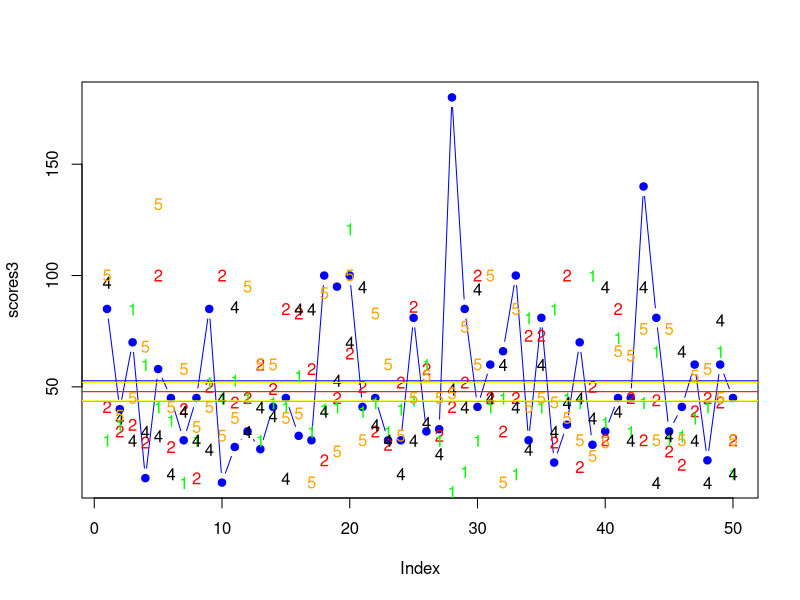
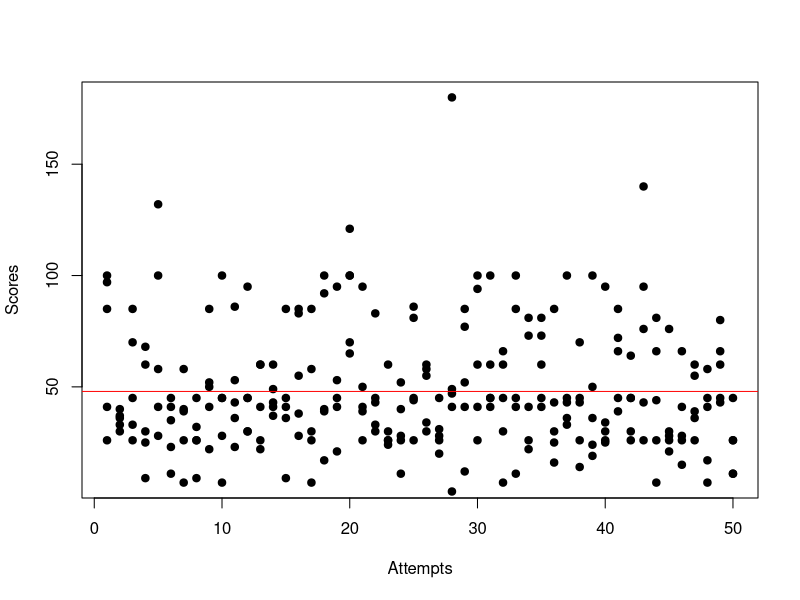

The R script that drew these images, in order:
#Scores1 28NOV16
scores1 <- c(26,33,85,60,41,35,7,26,52,45,53,45,26,43,41,55,30,40,41,121,39,43,30,40,44,60,26,3,12,26,41,45,11,81,41,85,45,43,100,34,72,30,43,66,26,28,36,41,66,11)
#Scores2 16JAN17
scores2 <- c(41,30,33,25,100,23,40,9,50,100,43,45,60,49,85,83,58,17,45,65,50,30,24,52,86,58,28,41,52,100,45,30,45,73,73,25,100,14,50,26,85,45,26,44,21,15,39,45,43,26)
#Scores3 23JAN17
scores3 <- c(85,40,70,9,58,45,26,45,85,7,23,30,22,41,45,28,26,100,95,100,41,45,26,26,81,30,31,180,85,41,60,66,100,26,81,16,33,70,24,30,45,45,140,81,30,41,60,17,60,45)
#Scores4 01FEB17
scores4 <- c(97,36,26,30,28,11,39,26,22,45,86,30,41,37,9,85,85,39,53,70,95,33,26,11,26,34,20,49,41,94,45,60,41,22,60,30,43,45,36,95,39,26,95,7,28,66,26,7,80,11)
#Scores5 06FAB17
scores5 <- c(100,37,45,68,132,41,58,32,41,28,36,95,60,60,36,38,7,92,21,100,26,83,60,28,45,55,45,47,77,60,100,7,85,41,45,43,36,26,19,25,66,64,76,26,76,26,55,58,45,26)


scores <- c(scores1,scores2,scores3,scores4,scores5)

ScoreTable <- data.frame(1:50,scores1,scores2,scores3,scores4,scores5)
colnames(ScoreTable)[1] <- 'Attempts'


plot(scores3,col="blue",pch=19,type = 'b')
abline(h=mean(scores3),col='blue')
points(scores2,col="red",pch='2',type = 'p')
abline(h=mean(scores2), col="red")
points(scores1,col="green",pch='1',type = 'p')
abline(h=mean(scores1), col="green")
points(scores4,col="black",pch='4',type = 'p')
abline(h=mean(scores4), col="yellow")
points(scores5,col="orange",pch='5',type = 'p')
abline(h=mean(scores5), col="yellow")


means <- c(mean(scores1),mean(scores2),mean(scores3),mean(scores4),mean(scores5))
medians <- c(median(scores1),median(scores2),median(scores3),median(scores4),median(scores5))
sds <- c(sd(scores1),sd(scores2),sd(scores3),sd(scores4),sd(scores5))

mean(scores)
mean(means)
mean(sds)


plot(scores3,pch = 19,xlab = 'Attempts',ylab = 'Scores')
points(scores2,pch = 19)
points(scores1,pch = 19)
points(scores4,pch = 19)
points(scores5,pch = 19)
abline(h=mean(scores),col='red')
